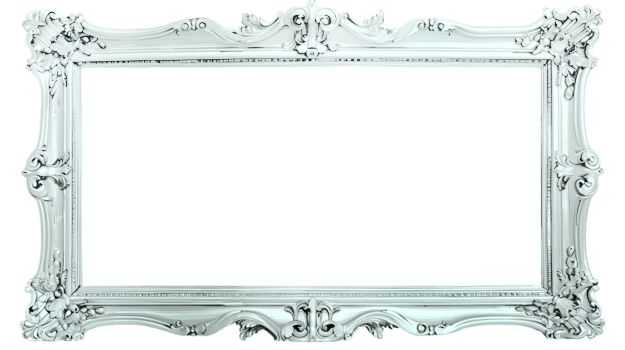
#> input picture assets/rectangle-vintage-gold-frame-horizontal-border-oriental-style-png.png, 625 x 350 px
$ python add_silver_gradient.py
#> lines starting #> are read from the running program, lines starting #| are printed output that depends on the picture
#!/usr/bin/env python3
"""
Add a silver gradient overlay to the gold frame PNG with a blend mode
"""

from PIL import Image, ImageDraw, ImageEnhance, ImageChops
import numpy as np

def create_silver_gradient(width, height):
    """Create a silver gradient overlay with metallic shine"""
    # Create arrays for efficient numpy operations
    y_axis = np.arange(height)[:, np.newaxis]
    x_axis = np.arange(width)[np.newaxis, :]

    # Vertical gradient ratio (top to bottom)
    y_ratio = y_axis / height

    # Base silver gradient: from bright silver (240) to medium silver (160)
    base_value = 240 - (y_ratio * 80)

    # Add more pronounced horizontal wave variation for metallic shine
    x_wave = np.sin(x_axis / 40) * 20  # More pronounced wave pattern

    # Apply wave offset and create RGB channels (all same for gray/silver)
    r = np.clip(base_value + x_wave, 140, 255)
    g = np.clip(base_value + x_wave, 140, 255)
    b = np.clip(base_value + x_wave * 1.1, 140, 255)  # Slight blue tint

    # Stack channels and convert to uint8
    gradient_array = np.stack([r, g, b], axis=-1).astype(np.uint8)

    # Create image from array
    gradient = Image.fromarray(gradient_array, 'RGB')

    return gradient

def color_shift_to_silver(base, strength=0.75):
    """
    Directly shift colors towards silver by desaturating and shifting hue
    More aggressive version
    """
    if base.mode != 'RGBA':
        base = base.convert('RGBA')

    base_array = np.array(base, dtype=np.float32)

    # Extract RGB channels
    r = base_array[:, :, 0]
    g = base_array[:, :, 1]
    b = base_array[:, :, 2]
    a = base_array[:, :, 3]

    # Calculate luminance (gray value)
    # Standard formula: 0.299*R + 0.587*G + 0.114*B
    luminance = 0.299 * r + 0.587 * g + 0.114 * b

    # Create silver tint - bright neutral gray with slight cool blue tint
    # Silver RGB values: around (192-220, 192-220, 200-230) for cool silver
    silver_r = luminance * 0.92  # Slightly desaturated
    silver_g = luminance * 0.92
    silver_b = luminance * 1.08  # More blue tint for cool silver

    # Blend original with silver tint - more aggressive
    result_r = r * (1 - strength) + silver_r * strength
    result_g = g * (1 - strength) + silver_b * strength
    result_b = b * (1 - strength) + silver_b * strength

    # Preserve alpha
    result_array = np.stack([result_r, result_g, result_b, a], axis=-1)
    result_array = np.clip(result_array, 0, 255).astype(np.uint8)

    result = Image.fromarray(result_array, 'RGBA')
    return result

def overlay_blend_mode(base, overlay, opacity=0.7):
    """
    Apply overlay blend mode - more aggressive than soft light
    """
    if base.mode != 'RGBA':
        base = base.convert('RGBA')
    if overlay.mode != 'RGBA':
        overlay = overlay.convert('RGBA')

    # Get pixel data as arrays
    base_array = np.array(base, dtype=np.float32) / 255.0
    overlay_array = np.array(overlay, dtype=np.float32) / 255.0

    # Overlay blend mode formula
    mask = base_array < 0.5
    result_array = np.zeros_like(base_array)

    result_array[mask] = 2 * base_array[mask] * overlay_array[mask]
    result_array[~mask] = 1 - 2 * (1 - base_array[~mask]) * (1 - overlay_array[~mask])

    # Blend with opacity
    result_array = base_array * (1 - opacity) + result_array * opacity

    # Preserve alpha channel
    result_array[:, :, 3] = base_array[:, :, 3]

    # Convert back to 0-255 range and to Image
    result_array = np.clip(result_array, 0, 1)
    result_array = (result_array * 255).astype(np.uint8)
    result = Image.fromarray(result_array, 'RGBA')

    return result

def main():
    input_path = './assets/rectangle-vintage-gold-frame-horizontal-border-oriental-style-png.png'
    output_path = './assets/rectangle-vintage-gold-frame-horizontal-border-oriental-style-png.png'

    print(f"Loading image from {input_path}...")
    base_image = Image.open(input_path).convert('RGBA')
#> base_image is the input picture: PIL image 625x350 RGBA; mean R, G, B, A 168.3, 186.5, 183.8, 87.8

    width, height = base_image.size
#> width = 625; height = 350
    print(f"Image size: {width} x {height}")
#| Image size: 625 x 350

    # Method 1: Direct color shift (most effective for silver effect)
    print("Applying direct color shift to silver (strength: 0.75)...")
    result = color_shift_to_silver(base_image, strength=0.75)
#> in color_shift_to_silver, `r = base_array[:, :, 0]`:
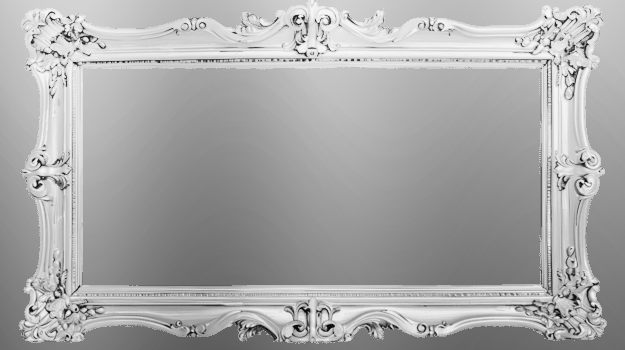
#> r: shape (350, 625) float32; min 7, max 247, mean 168.3
#> in color_shift_to_silver, `g = base_array[:, :, 1]`:
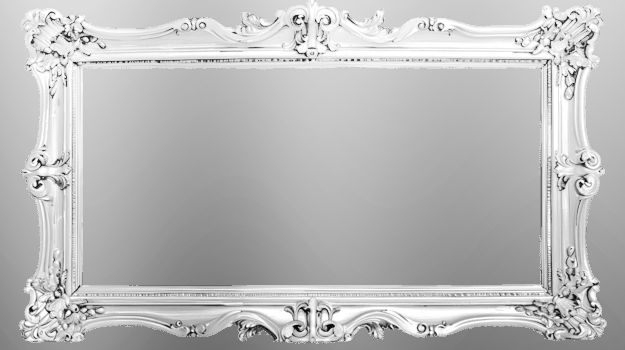
#> g: shape (350, 625) float32; min 8, max 255, mean 186.5
#> in color_shift_to_silver, `a = base_array[:, :, 3]`:
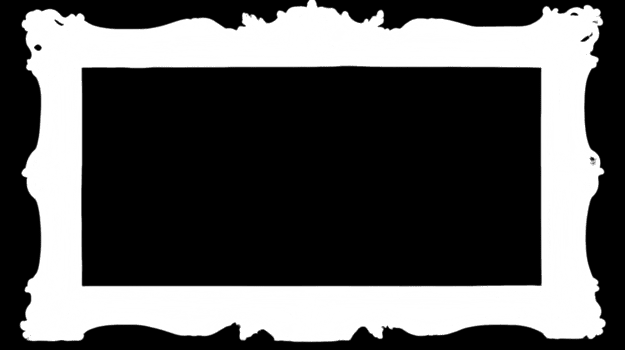
#> a: shape (350, 625) float32; min 0, max 255, mean 87.8

    # Method 2: Also apply silver gradient overlay for extra metallic effect
    print("Adding silver gradient overlay (opacity: 0.6)...")
    silver_gradient = create_silver_gradient(width, height)
#> in create_silver_gradient, `gradient = Image.fromarray(gradient_array, 'RGB')`:
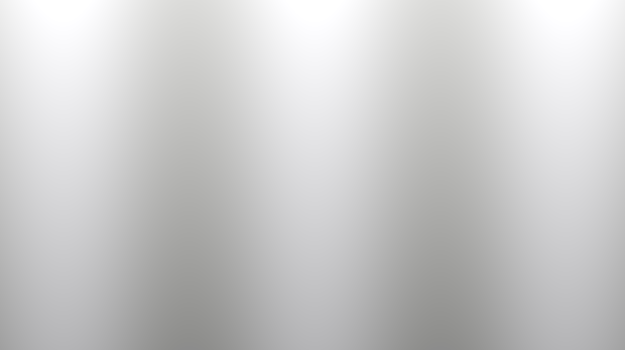
#> gradient: PIL image 625x350 RGB; mean R, G, B 202.2, 202.2, 202.4
    result = overlay_blend_mode(result, silver_gradient, opacity=0.6)
#> in overlay_blend_mode, `mask = base_array < 0.5`:
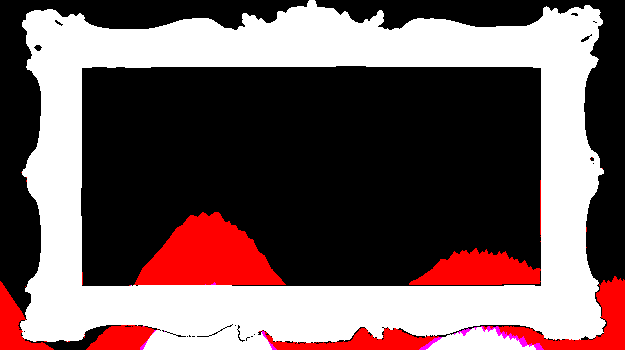
#> mask: shape (350, 625, 4) bool; mean R, G, B, A 0.122, 0.0335, 0.036, 0.655; transparent parts drawn white
#> in overlay_blend_mode, `result_array[mask] = 2 * base_array[mask] * overlay_array[mask]`:
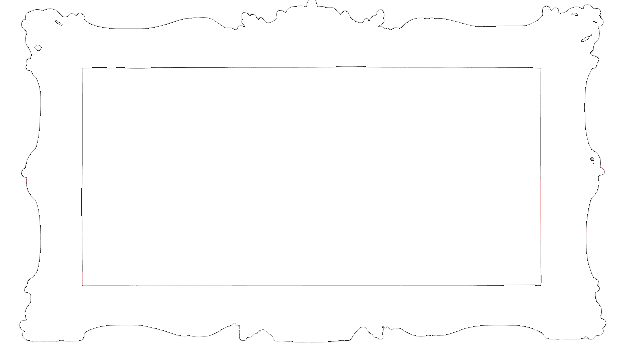
#> result_array: shape (350, 625, 4) float32; mean R, G, B, A 0.0716, 0.0186, 0.02, 0.00591; transparent parts drawn white
#> in overlay_blend_mode, `result_array[:, :, 3] = base_array[:, :, 3]`:
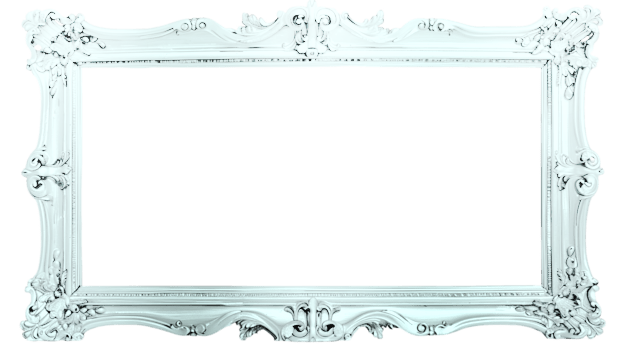
#> result_array: shape (350, 625, 4) float32; mean R, G, B, A 0.761, 0.828, 0.826, 0.344; transparent parts drawn white

    # Save the result
    print(f"Saving result to {output_path}...")
    result.save(output_path, 'PNG', optimize=True)
    print("\n✅ Done! Silver effect applied successfully.")
    print("\n📝 Note: If you don't see changes in your browser:")
    print("   1. Hard refresh the page (Ctrl+Shift+R or Cmd+Shift+R)")
    print("   2. Clear browser cache")
    print("   3. Check the image file directly in an image viewer")
    print("\n🔧 To adjust the effect strength, modify:")
    print("   - color_shift_to_silver strength (currently 0.75, range 0-1)")
    print("   - overlay_blend_mode opacity (currently 0.6, range 0-1)")

if __name__ == '__main__':
    main()
